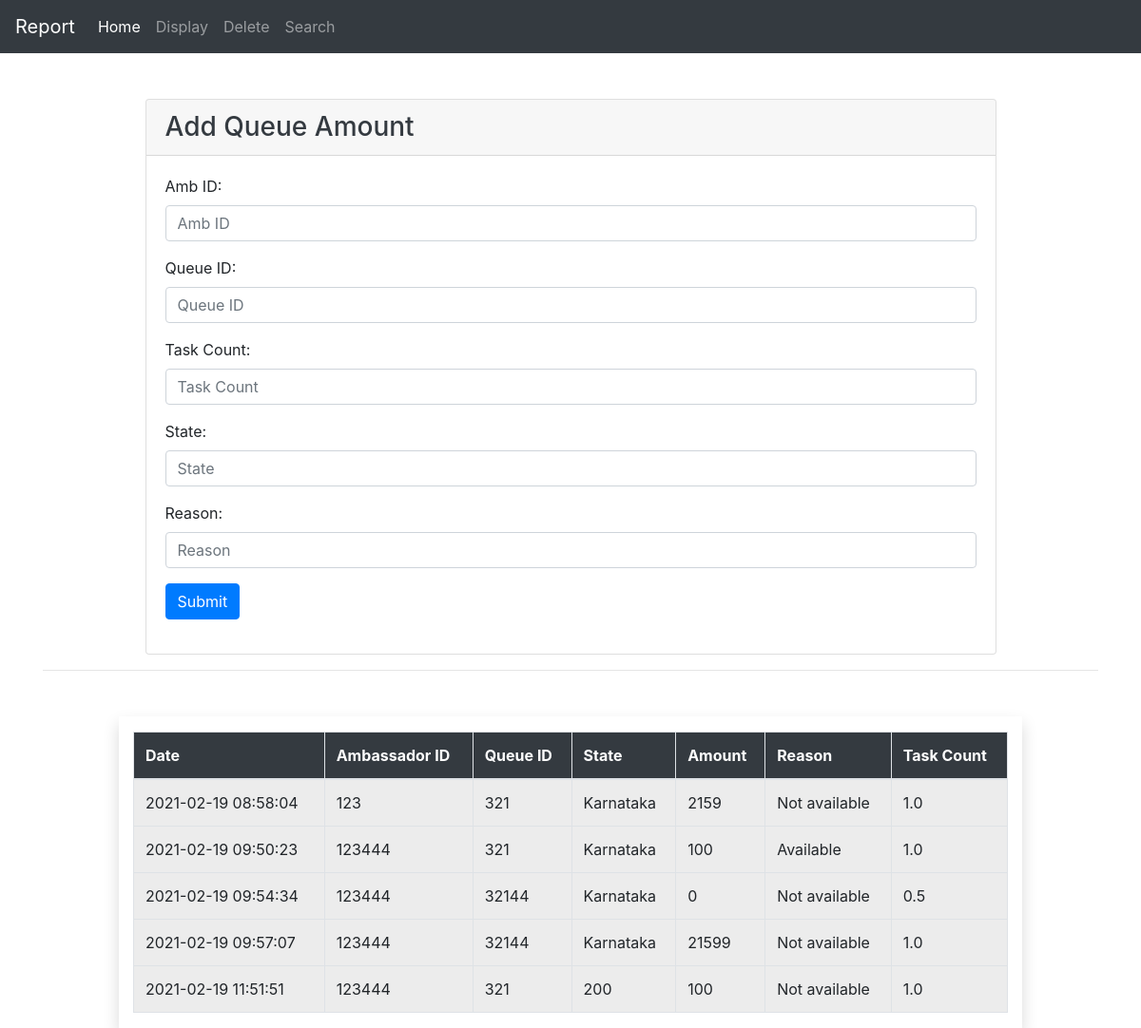
Before: / with the older database file.
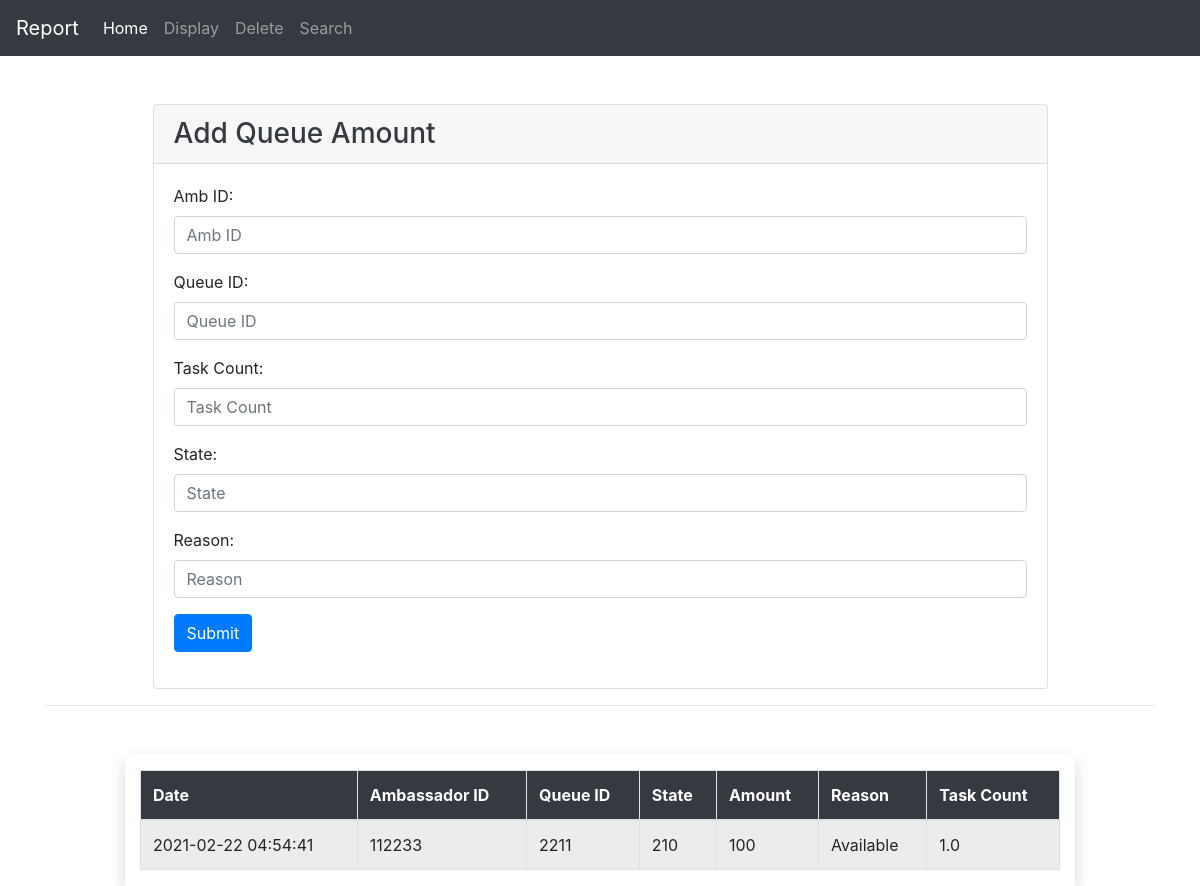
After: the same page with the newer database file.
### tables this page shows
CREATE TABLE "test"
(
	id INTEGER
		primary key autoincrement,
	amb varchar not null,
	queue varchar not null,
	state integer not null,
	amount int not null,
	task float not null,
	reason varchar(100),
	cdate TEXT default CURRENT_TIMESTAMP
);

### app.py (the view)
@app.route('/', methods=["GET", "POST"])
def index():
    task = 0.0
    if request.method == "POST":
        try:
            amb = request.form["amb"]
            queue = request.form["queue"]
            task = request.form["task"]
            state = request.form["state"]
            reason = request.form["reason"]
            with sqlite3.connect("testFirst.db") as con:
                amount = 0
                if float(task) == 0.5:
                    amount = 50
                elif float(task) == 1.0:
                    amount = 100
                elif float(task) == 1.5:
                    amount = 150
                elif float(task) == 2.0:
                    amount = 200
                cur = con.cursor()
                cur.execute("INSERT into test (amb, queue, amount,"
                            "task, state, reason) values (?,?,?,?,?,?)",
                            (amb, queue, amount, task, state, reason))
                con.commit()
                flash("Data inserted successfully!!")
            return redirect(url_for('index'))
        except TypeError:
            con.rollback()
            flash("Data not inserted!!")
    else:
        con = sqlite3.connect("testFirst.db")
        con.row_factory = sqlite3.Row
        cur = con.cursor()
        cur.execute("SELECT * from test")
        get_rows = cur.fetchall()
        return render_template('index.html', data=get_rows)

### templates/index.html (shortened to what this page needs)
{% extends "include/base.html" %}
{% block content %}
    <div class="container mt-5">
        <div class="row mx-auto">
            <div class="col-md-10 mx-auto">
                <div class="card">
                    <div class="card-header">
                        <h3 class="text-dark card-text">Add Queue Amount</h3>
                    </div>
                    <div class="card-body">
                        <form method="post" action="/">
                            <div class="form-group">
                                <label for="amb">Amb ID: </label>
                                <input class="form-control" type="text" name="amb" id="amb" placeholder="Amb ID"
                                       required>
                            </div>
                            <div class="form-group">
                                <label for="queue">Queue ID: </label>
                                <input class="form-control" type="text" name="queue" id="queue" placeholder="Queue ID"
                                       required>
                            </div>
                            <div class="form-group">
                                <label for="task">Task Count: </label>
                                <input class="form-control" type="text" name="task" id="task" placeholder="Task Count"
                                       required>
                            </div>
                            <div class="form-group">
                                <label for="state">State: </label>
                                <input class="form-control" type="text" name="state" id="state" placeholder="State"
                                       required>
                            </div>
                            <div class="form-group">
                                <label for="reason">Reason: </label>
                                <input class="form-control" type="text" name="reason" id="reason" placeholder="Reason"
                                       required>
                            </div>
                            <div class="form-group">
                                <button type="submit" class="btn btn-primary" name="submit">Submit</button>
                            </div>
                        </form>
                    </div>
                </div>
            </div>
        </div>
        <hr>
    </div>
    <div class="container mt-5">
        <div class="row">
            <div class="col-md-10 mx-auto shadow">
                <table class="table table-bordered table-active mt-3">
                    <thead class="bg-dark">
                    <tr class="text-white">
                        <th>Date</th>
                        <th>Ambassador ID</th>
                        <th>Queue ID</th>
                        <th>State</th>
                        <th>Amount</th>
                        <th>Reason</th>
                        <th>Task Count</th>
                    </tr>
                    </thead>
                    <tbody>
                    {% for data in data %}
                        <tr>
                            <td>{{ data["cdate"] }}</td>
                            <td>{{ data["amb"] }}</td>
                            <td>{{ data["queue"] }}</td>
                            <td>{{ data["state"] }}</td>
                            <td>{{ data["amount"] }}</td>
                            <td>{{ data["reason"] }}</td>
                            <td>{{ data["task"] }}</td>
                        </tr>
                    {% endfor %}
                    </tbody>
                </table>
            </div>
        </div>
    </div>
{% endblock %}

### templates/include/base.html (shortened to what this page needs)
<!DOCTYPE html>
<html lang="en">
<head>
    <link rel="stylesheet" href="{{ url_for('static', filename='css/bootstrap.css') }}">
</head>
<body>
<nav class="navbar navbar-expand-lg navbar-dark bg-dark">
    <a class="navbar-brand" href="#">Report</a>
    <div class="collapse navbar-collapse" id="navbarSupportedContent">
        <ul class="navbar-nav mr-auto">
            <li class="nav-item active">
                <a class="nav-link" href="{{ url_for('index') }}">Home</a>
            </li>
            <li class="nav-item">
                <a class="nav-link" href="{{ url_for('display') }}">Display</a>
            </li>
             <li class="nav-item">
                <a class="nav-link" href="{{ url_for('delete') }}">Delete</a>
            </li>
            <li class="nav-item">
                <a class="nav-link" href="{{ url_for('search') }}">Search</a>
            </li>
        </ul>
    </div>
</nav>
{% block content %} {% endblock %}
</body>
</html>

Changed rows visible on the page:
removed test: cdate "2021-02-19 08:58:04", amb "123", queue "321", state "Karnataka", amount "2159", reason "Not available", task "1.0"
removed test: cdate "2021-02-19 09:50:23", amb "123444", queue "321", state "Karnataka", amount "100", reason "Available", task "1.0"
removed test: cdate "2021-02-19 09:54:34", amb "123444", queue "32144", state "Karnataka", amount "0", reason "Not available", task "0.5"
removed test: cdate "2021-02-19 09:57:07", amb "123444", queue "32144", state "Karnataka", amount "21599", reason "Not available", task "1.0"
removed test: cdate "2021-02-19 11:51:51", amb "123444", queue "321", state "200", amount "100", reason "Not available", task "1.0"
added test: cdate "2021-02-22 04:54:41", amb "112233", queue "2211", state "210", amount "100", reason "Available", task "1.0"
